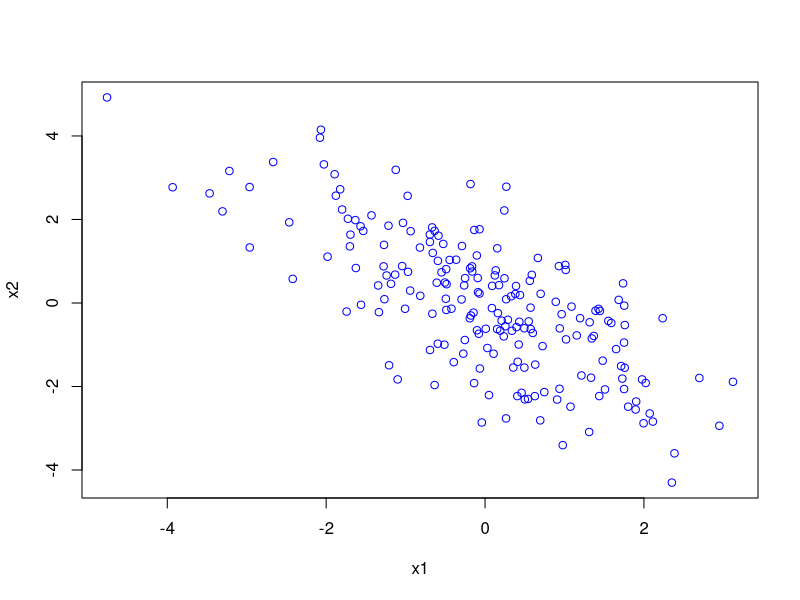
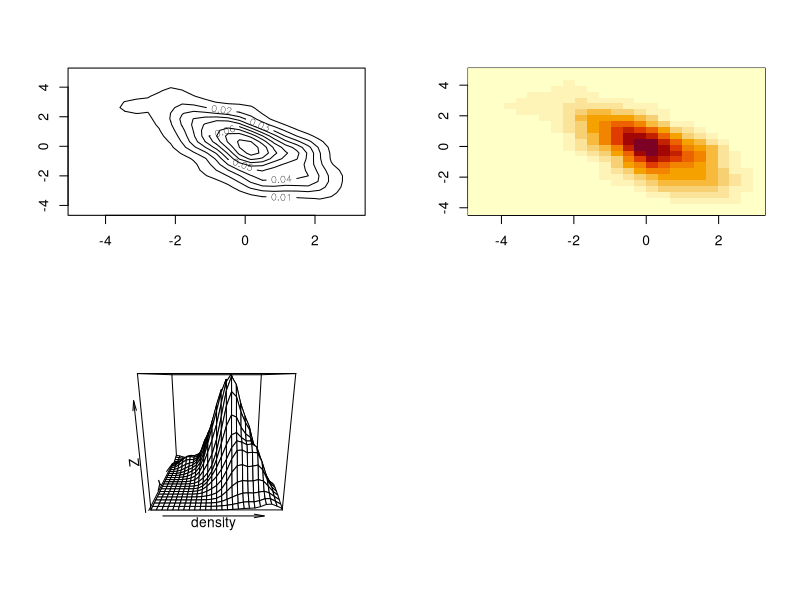
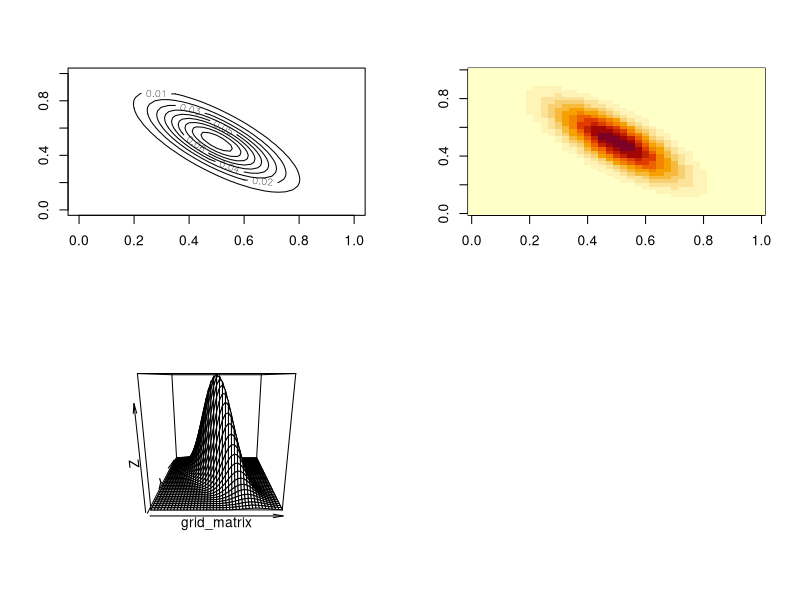
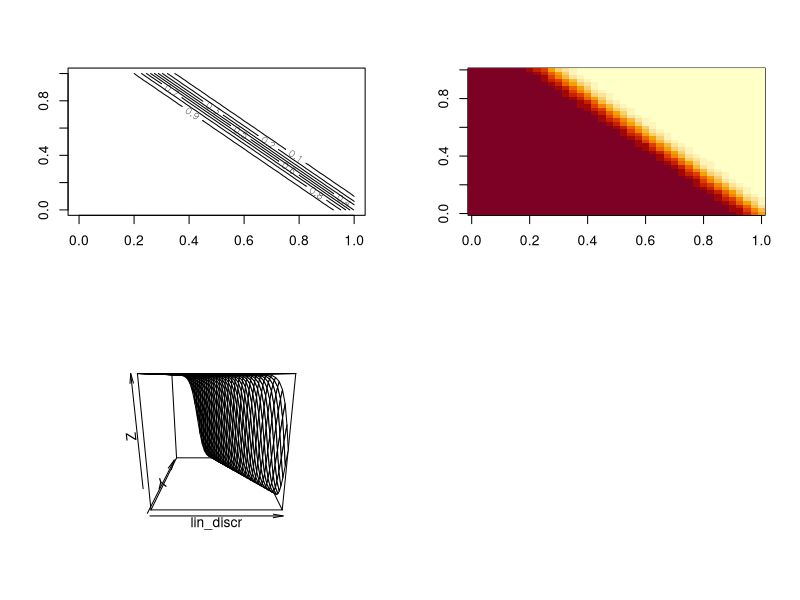

The R script that drew these images, in order:
## ---- chunk 1
set.seed(123)
library(dplyr)
library(magrittr)
library(ggplot2)
library(MASS)
## ---- chunk 2
x1 <- 2
x2 <- 3
corrX1X2 <- -0.75

covX1X2 <- sqrt(x1*x2) * corrX1X2 #covariance formula is solved from the formula given in problem

sigma <- matrix(c(x1,covX1X2,covX1X2, x2), ncol = 2) #define 'sigma' which is covariance matrix
sigma #print it out to check if it looks correct

#Then we need to simulate 200 points from the normal distribution and compare empirical to manual
n <- 200
means <- c(0,0) #variables are mean zero
x_sim <- as.data.frame(mvrnorm(n = n, mu = means, sigma))
colnames(x_sim) <- c("x1", "x2")
cov(x_sim) #covariance matrix
cor(x_sim) #correlation matrix
## ---- chunk 3
plot(x_sim, col = "blue")
density <- kde2d(x_sim$x1, x_sim$x2)
par(mfrow = c(2,2))
contour(density)
image(density)
persp(density)
## ---- chunk 4
density_function <- function(x, means, sigma) {
  p_components <- length(means) # save the amount of components
  brackets <- apply(x,1, function(values) (values-means) %*% solve(sigma) %*% (values-means)) #separate last part
  1 / ((2*pi)^(p_components/2) * sqrt(det(sigma)) ) * exp(-1/2*(brackets)) # calculate density
}

grid <- expand.grid(0.25 * (-20:20), 0.25*(-20:20)) # create grid
grid_density <- density_function(grid, means, sigma) # apply density function
grid_matrix <- matrix(grid_density, nrow = 41) # density to 41x41 matrix
par(mfrow = c(2,2))
contour(grid_matrix) #plot
image(grid_matrix) #plot
persp(grid_matrix) #plot
## ---- chunk 5
mu1 <- means # save old means vector to mu1
mu2 <- c(2,1) #create new means vector mu2

grid_density2 <- density_function(grid, mu2, sigma) # apply density function again with new mu2
grid_matrix2 <- matrix(grid_density2, nrow = 41) # transform it to matrix 41x41

lin_discr<- ( grid_matrix*(1/2) )/( (grid_matrix * (1/2)) + (grid_matrix2 * (1/2)) ) #calculate linear discriminant which is also the posterior

par(mfrow = c(2,2))
contour(lin_discr)
image(lin_discr)
persp(lin_discr)
